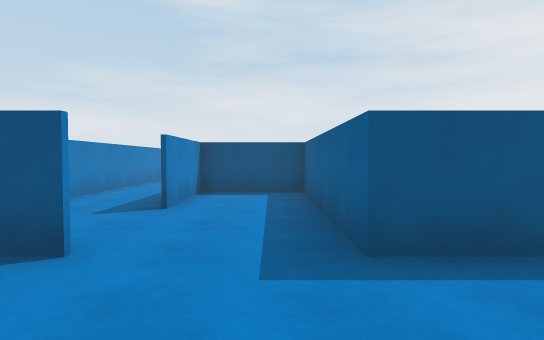
view 1 (above)

24 first-person views from a walk through a Unity game level. The camera is 1.4 m above the floor, tilts 2° down and sees 80° across. The floor is counted in squares, 2 m on a side. Each view is taken from the middle of a square. On the plan, view 1 faces up. The plan holds only what a view shows up to about 10 squares ahead; the rest is blank. The place goes on beyond the plan. The player is left out. Surface patterns are stand-ins for the level's own textures.

view 2
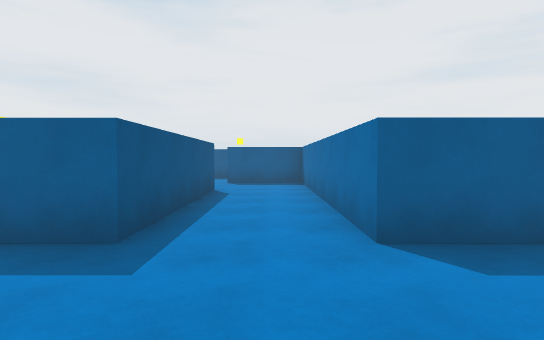

view 3
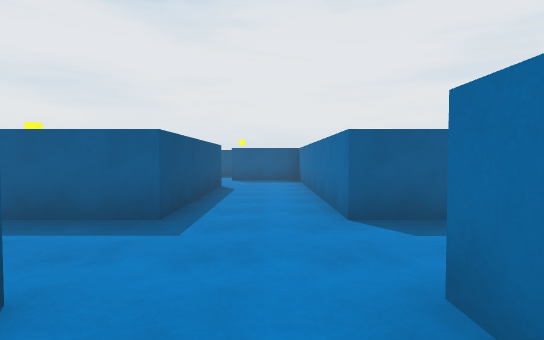

view 4
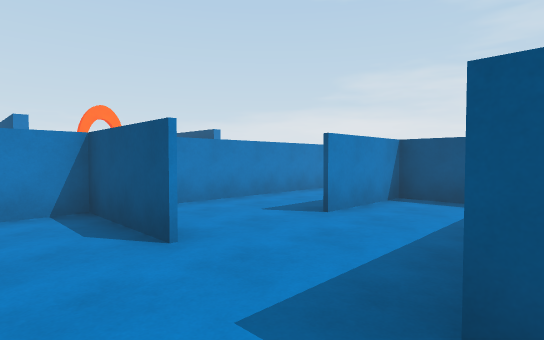

view 5
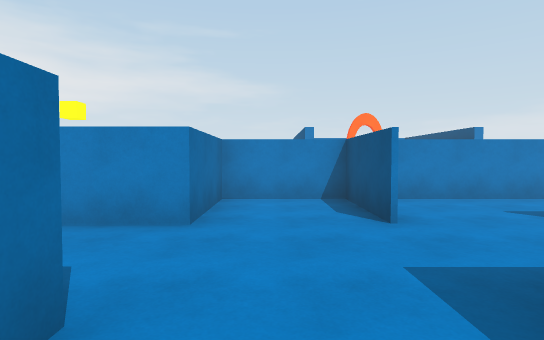

view 6
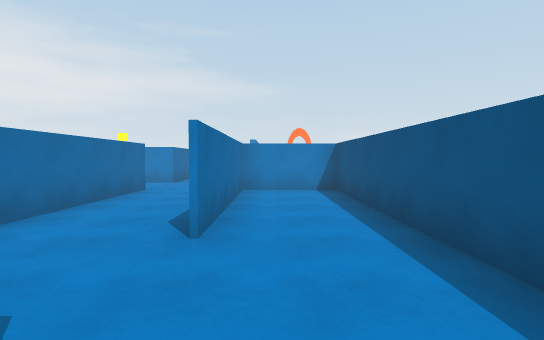

view 7
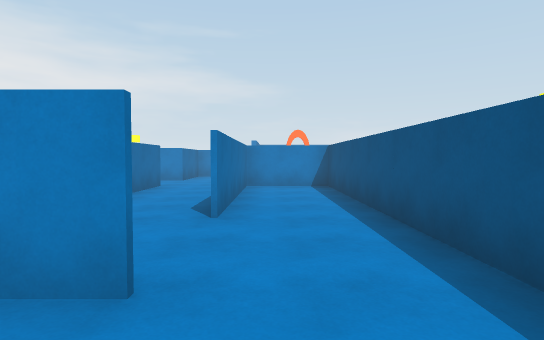

view 8
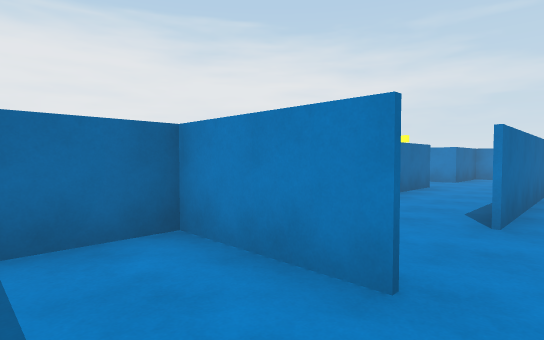

view 9
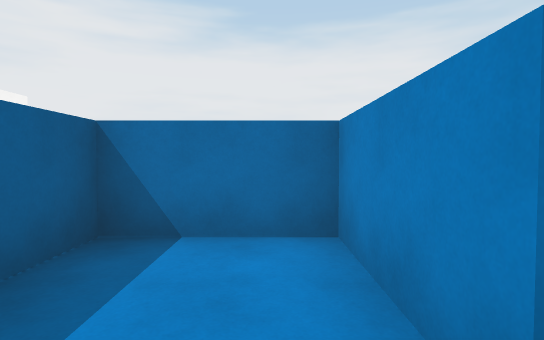

view 10
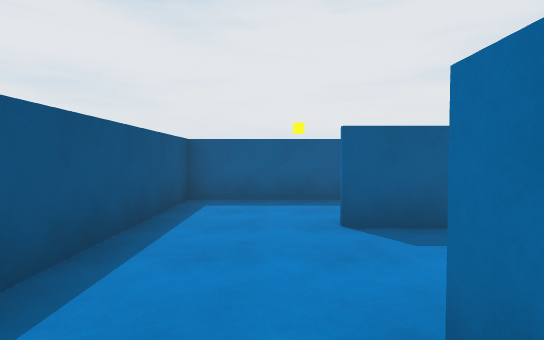

view 11
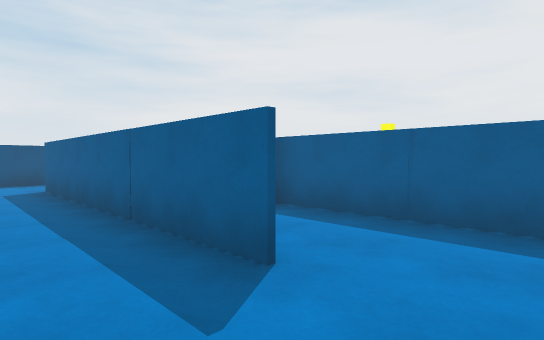

view 12
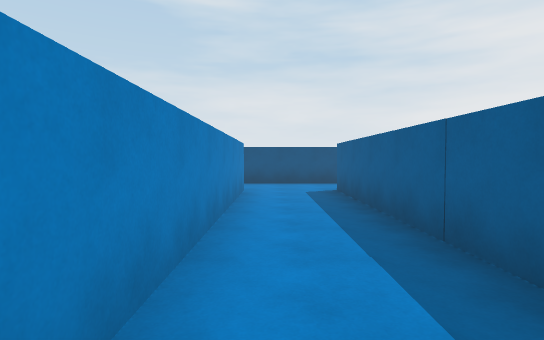

view 13
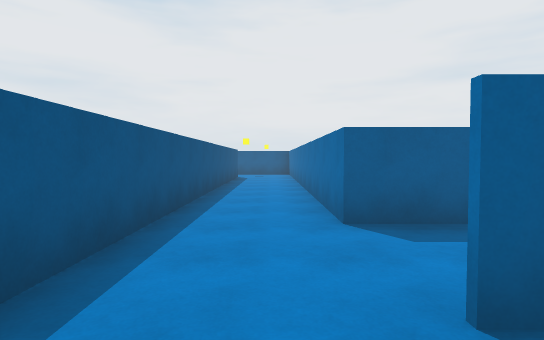

view 14
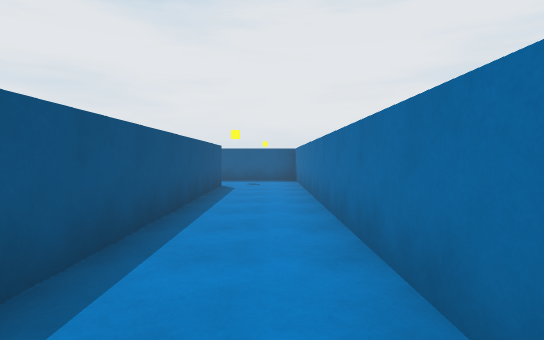

view 15
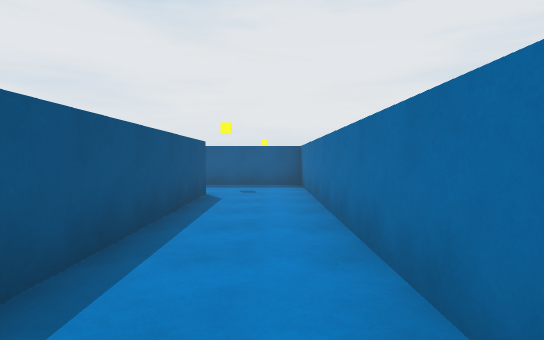

view 16
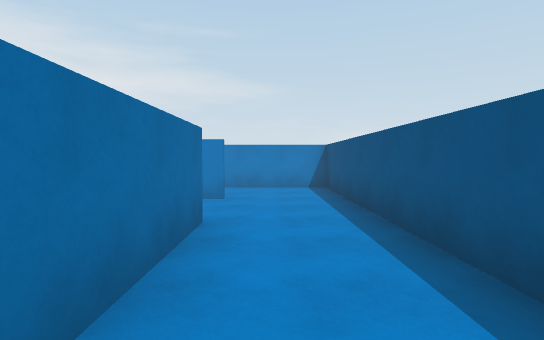

view 17
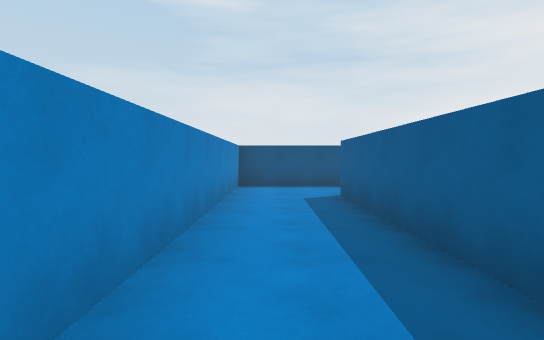

view 18
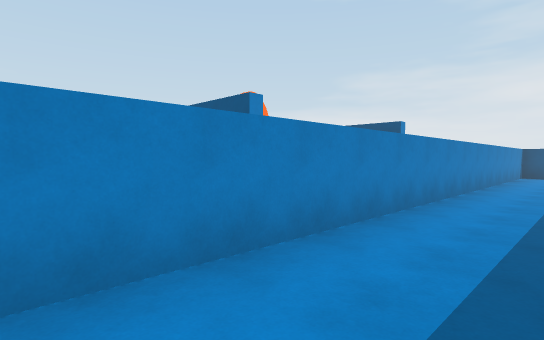

view 19
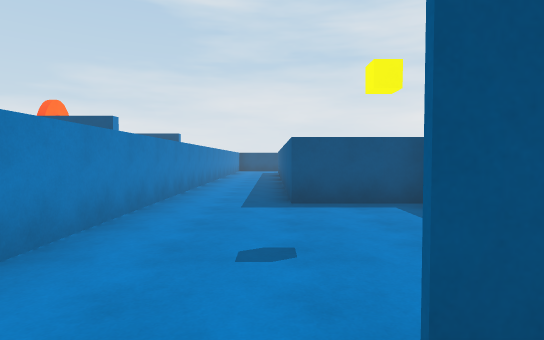

view 20
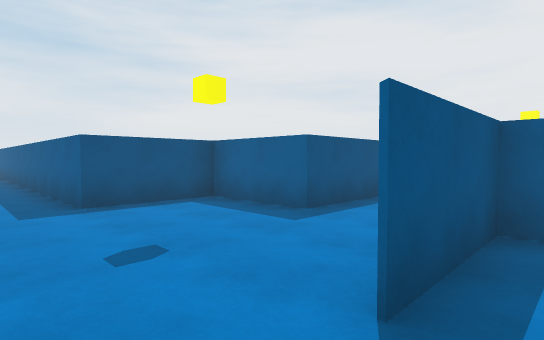

view 21
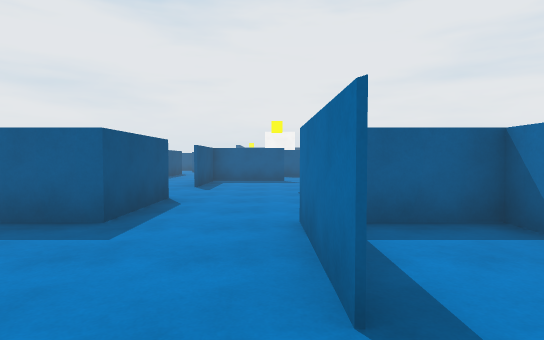

view 22
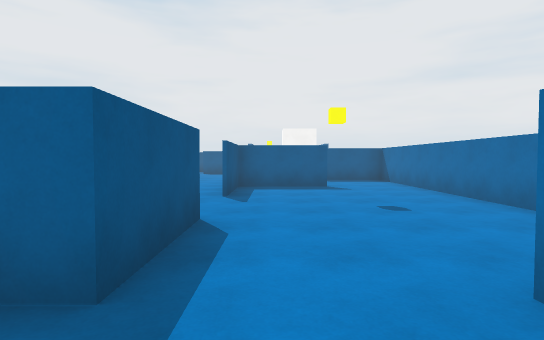

view 23
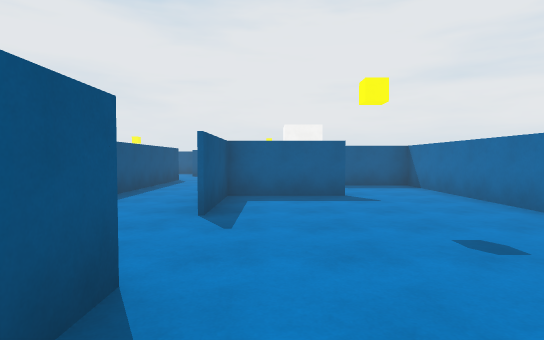

view 24
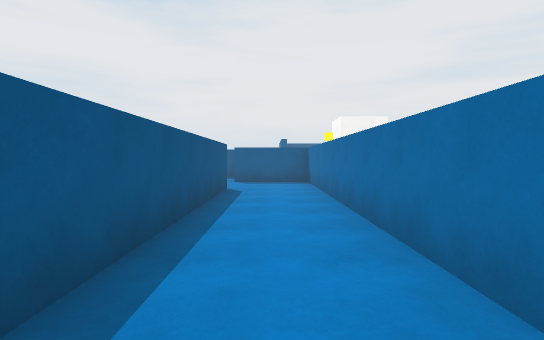

### Floor plan
Ten units are one square. View 1 is at (0, 0); x grows to the right and y downward. Boxes are objects, and circles mark ways between rooms. Rooms are numbered by the first view taken in them; rooms with no view inside come last. Other rooms are left out.
<svg viewBox="-63 -138 186 208">
<path fill="none" stroke="#000" d="M7 22 7 -1 70 -1M52 -23 7 -23M-14 -23 -36 -23M73 -1 73 -24M-36 -21 -36 -1 -14 -1 -14 12M74 -24 74 -1M70 -1 96 -1 96 -44 74 -44M74 -44 8 -44 8 -24 52 -24M-36 -112 -36 -21M74 -133 -36 -133M-15 -45 -15 -112 96 -112 96 -126M-5 22 -15 22 -15 -1 -37 -1 -37 -112M-38 43 -13 43M-36 -133 -58 -133 -58 29M-20 65 -15 65 -15 44 -38 44M95 -1 31 -1M32 21 118 21 118 -1M9 22 -5 22M12 65 56 65M51 45 51 22 29 22M7 -23 7 -66 -14 -66 -14 -45"/>
<circle cx="60" cy="-20" r="3" fill="#2a7"/>
<circle cx="-5" cy="-20" r="3" fill="#2a7"/>
<circle cx="70" cy="-30" r="3" fill="#2a7"/>
<circle cx="-40" cy="-120" r="3" fill="#2a7"/>
<circle cx="-20" cy="-35" r="3" fill="#2a7"/>
<circle cx="-45" cy="40" r="3" fill="#2a7"/>
<circle cx="-10" cy="30" r="3" fill="#2a7"/>
<circle cx="20" cy="20" r="3" fill="#2a7"/>
<text x="20" y="-10">1</text>
<text x="80" y="-20">2</text>
<text x="40" y="-30">3</text>
<text x="0" y="-120">4</text>
<text x="-50" y="-20">5</text>
<text x="-40" y="50">6</text>
<text x="70" y="10">7</text>
<text x="20" y="40">8</text>
<text x="-10" y="-40">9</text>
</svg>
Room 1 opens to room 3. Room 1 opens to room 9. Room 2 opens to room 3. Room 4 opens to room 5. Room 4 opens to room 9. Room 5 opens to room 6. Room 5 opens to room 8. Room 7 opens to room 8.

Where each view was taken, in squares from view 1:
view 1: 0 up, 0 right, facing up
view 2: 1 up, 2 left, facing right
view 3: 1 up, 3 left, facing right
view 4: 1 up, 1 right, facing up-left
view 5: 1 up, 2 right, facing left
view 6: 3 up, 8 right, facing left
view 7: 3 up, 9 right, facing left
view 8: 3 up, 9 right, facing down-left
view 9: 3 up, 8 right, facing down
view 10: 3 up, 4 right, facing right
view 11: 3 up, 3 left, facing up-right
view 12: 4 up, 3 left, facing up
view 13: 12 up, 5 left, facing right
view 14: 12 up, 1 left, facing right
view 15: 12 up, 1 right, facing right
view 16: 12 up, 2 right, facing left
view 17: 5 up, 5 left, facing up
view 18: 1 down, 4 left, facing up-left
view 19: 5 down, 4 left, facing up
view 20: 5 down, 5 left, facing up-right
view 21: 4 down, 5 left, facing right
view 22: 3 down, 3 left, facing right
view 23: 3 down, 1 left, facing right
view 24: 1 down, 2 right, facing right
